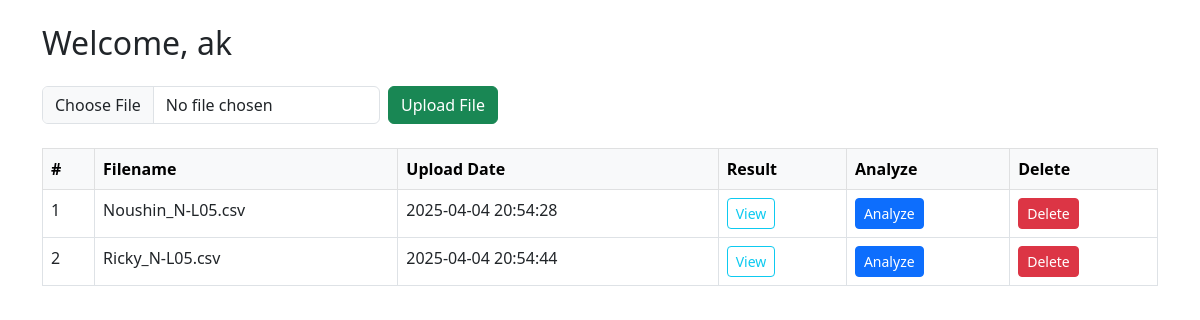
/profile (signed in), run on the app's committed database.
### tables this page shows
CREATE TABLE uploads (
    id INTEGER PRIMARY KEY AUTOINCREMENT,
    user_id INTEGER,
    filename TEXT,
    upload_date TEXT,
    result_path TEXT,
    FOREIGN KEY(user_id) REFERENCES users(id)
);

### app.py (the view)
@app.route('/profile')
def profile():
    if 'user_id' not in session:
        flash("Please login to view your profile.")
        return redirect(url_for('login'))
    user_id = session['user_id']
    conn = sqlite3.connect('database.db')
    cursor = conn.cursor()
    cursor.execute('SELECT id, filename, upload_date, result_path FROM uploads WHERE user_id = ?', (user_id,))
    uploads = cursor.fetchall()
    conn.close()
    return render_template('profile.html', uploads=uploads)

### templates/profile.html (shortened to what this page needs)
<!DOCTYPE html>
<html lang="en">
<head>
  <link href="https://cdn.jsdelivr.net/npm/bootstrap@5.3.0/dist/css/bootstrap.min.css" rel="stylesheet">
</head>
<body class="container py-4">
  <h2 class="mb-4">Welcome, {{ session['username'] }}</h2>
  <form method="POST" action="{{ url_for('upload_only') }}" enctype="multipart/form-data" class="mb-4">
    <div class="row g-2 align-items-center">
      <div class="col-auto">
        <input type="file" name="ecgfile" class="form-control" required>
      </div>
      <div class="col-auto">
        <button class="btn btn-success">Upload File</button>
      </div>
    </div>
  </form>
  {% if uploads %}
  <table class="table table-bordered">
    <thead class="table-light">
      <tr>
        <th>#</th>
        <th>Filename</th>
        <th>Upload Date</th>
        <th>Result</th>
        <th>Analyze</th>
        <th>Delete</th>
      </tr>
    </thead>
    <tbody>
      {% for upload in uploads %}
      <tr>
        <td>{{ loop.index }}</td>
        <td>{{ upload[1] }}</td>
        <td>{{ upload[2] }}</td>
        <td>
          <a href="{{ url_for('static', filename=upload[3].replace('static/', '')) }}" class="btn btn-sm btn-outline-info" target="_blank">View</a>
        </td>
        <td>
          <form method="POST" action="{{ url_for('analyze_file', upload_id=upload[0]) }}">
            <button class="btn btn-sm btn-primary">Analyze</button>
          </form>
        </td>
        <td>
          <form method="POST" action="{{ url_for('delete_upload', upload_id=upload[0]) }}" onsubmit="return confirm('Delete this file?');">
            <button class="btn btn-sm btn-danger">Delete</button>
          </form>
        </td>
      </tr>
      {% endfor %}
    </tbody>
  </table>
  {% else %}
    <p>No files uploaded yet.</p>
  {% endif %}
</body>
</html>

### data on the page
uploads: filename "Noushin_N-L05.csv", upload_date "2025-04-04 20:54:28"
uploads: filename "Ricky_N-L05.csv", upload_date "2025-04-04 20:54:44"

### other printed values
{{ session['username'] }} "ak"
